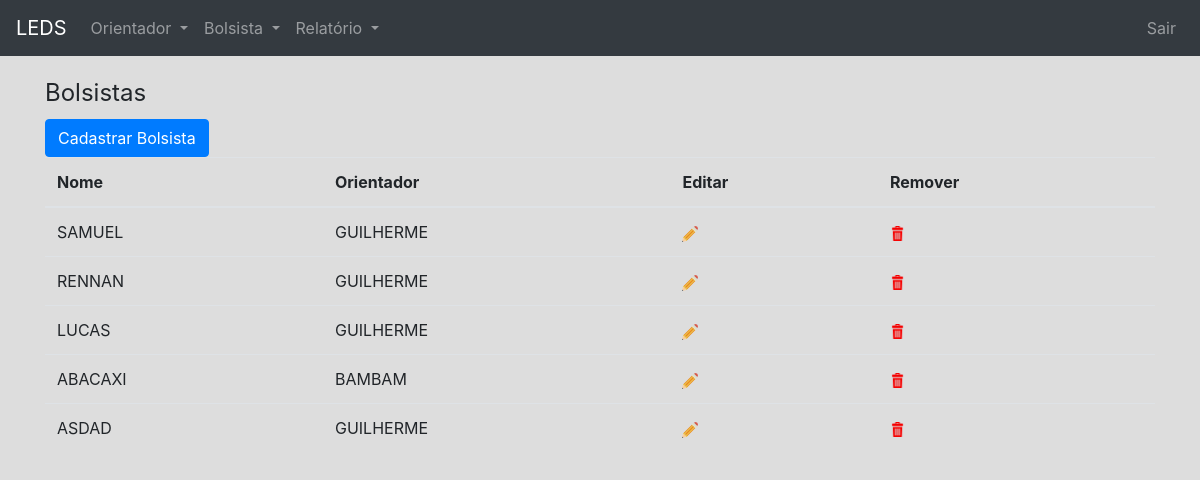
/bolsista/ (signed in), run on an earlier commit of the app's database.
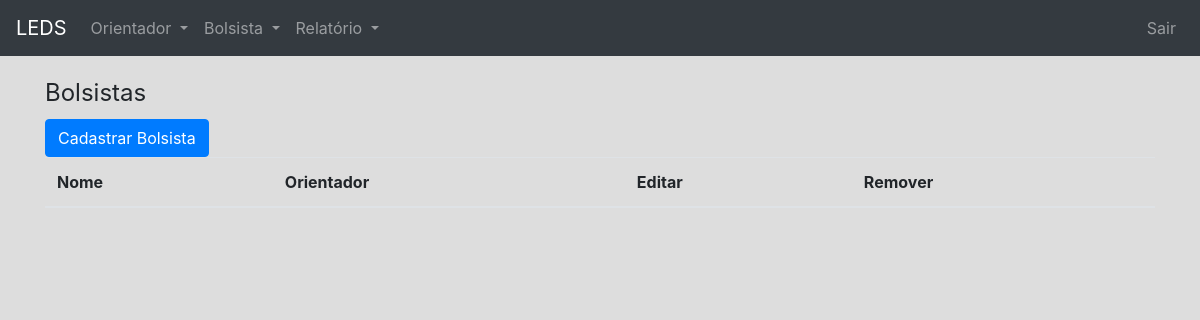
And on a later commit of the database.
### app/models.py (models this page shows, shortened)
class Bolsista(models.Model):
	TIPO_CHOICES = (
	    (0, 'Voluntário'),
	    (1, 'Remunerado'),
	)
	nome = models.CharField('Nome', max_length=100)
	matricula = models.CharField('Matricula', max_length= 100,unique=True)
	cartao_rfid = models.CharField('Cartão RFID', max_length=100, null=True)
	professor = models.ForeignKey(Professor, verbose_name='Orientador', related_name='bolsista_professor', on_delete=models.CASCADE, default=True)
	tipo_bolsa = models.IntegerField('Tipo', choices=TIPO_CHOICES)
	carga_horaria_semanal = models.IntegerField('Carga Horaria (semanal)', validators=[MinValueValidator(1)])
	class Meta:
		verbose_name='Bolsista'
		verbose_name_plural='Bolsistas'

class Professor(models.Model):
	nome = models.CharField('Nome', max_length=100, unique = True)
	class Meta:
		verbose_name='Orientador';
		verbose_name_plural='Orientadores'

### app/views.py (the view)
# urls.py: url(r'^bolsista/$', views.list_bolsista, name='list_bolsista'),
@login_required(login_url='/login')
def list_bolsista(request):
	bolsistas = Bolsista.objects.all()
	return render(request, 'bolsista/list_bolsista.html',{'bolsistas':bolsistas})

### app/templates/bolsista/list_bolsista.html (shortened to what this page needs)
{% extends "base.html" %}
{%load static%}
{% load django_bootstrap_breadcrumbs %}
{%block content%}
    <legend>Bolsistas</legend>
<a href="{%url 'app:create_bolsista'%}"><button class="btn btn-primary">Cadastrar Bolsista
</button></a>
    <table class="table">
        <thead>
        <tr>
            <th>Nome</th>
            <th>Orientador</th>
            <th>Editar</th>
            <th>Remover</th>
        </tr>
        </thead>
        <tbody>
        {% for bolsista in bolsistas %}
            <tr>
                <td>{{ bolsista.nome }}</td>
                <td>{{ bolsista.professor.nome}}</td>
                <td><a href="{%url 'app:update_bolsista' bolsista.id%}"><img alt="" src="{% static 'img/edit.png'%}"></a></td>
                <td><a href="{%url 'app:delete_bolsista' bolsista.id%}"><img alt="" src="{% static 'img/rubbish.png'%}" width="15" height="15"></a></td>
            </tr>
        {% endfor %}
        </tbody>
    </table>
{% endblock %}

What changed in the data, as far as the page shows it:
removed Bolsista: nome "SAMUEL", professor.nome "GUILHERME"
removed Bolsista: nome "RENNAN", professor.nome "GUILHERME"
removed Bolsista: nome "LUCAS", professor.nome "GUILHERME"
removed Bolsista: nome "ABACAXI", professor.nome "BAMBAM"
removed Bolsista: nome "ASDAD", professor.nome "GUILHERME"
